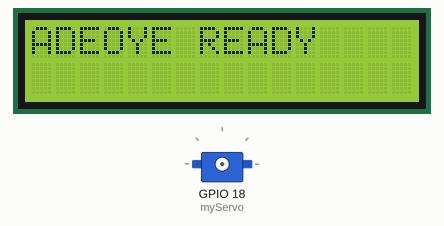
A sketch run on a simulated ESP32. Parts: 16×2 character LCD, servo.

Above: at 3.1 s.
At 5.1 s:
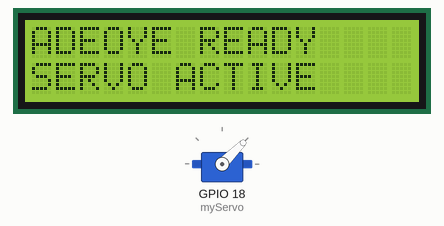
Timing chart, 0 to 40.0 s (numbered marks = the images above):
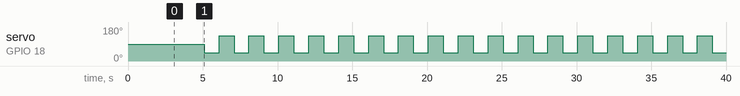

Measured:
- by itself, servo on GPIO 18 (myServo): alternates 135° for 1.0 s and 45° for 1.0 s
- what the display in image 0 shows lasts 2.0 s, from 3.1 s to 5.1 s

The sketch:

servo_test.ino
```cpp
#include <Wire.h>
#include <LiquidCrystal_I2C.h>
#include <ESP32Servo.h>

LiquidCrystal_I2C lcd(0x3F, 16, 2);
Servo myServo;

void setup() {
  // 1. Exact LCD Pattern that worked
  Wire.begin(21, 22);
  lcd.init();

  for(int i = 0; i < 3; i++) {
    lcd.backlight();
    delay(500);
    lcd.noBacklight();
    delay(500);
  }
  lcd.backlight();
  lcd.print("ADEOYE READY");

  // 2. Wait 2 seconds so you can actually read it
  delay(2000);

  // 3. Servo Setup on Pin 18
  // We use the most basic attach possible
  myServo.setPeriodHertz(50);
  myServo.attach(18, 500, 2400);

  lcd.setCursor(0, 1);
  lcd.print("SERVO ACTIVE");
}

void loop() {
  // We use very small movements to prevent heavy vibration
  myServo.write(45);
  delay(1000);
  myServo.write(135);
  delay(1000);
}
```
